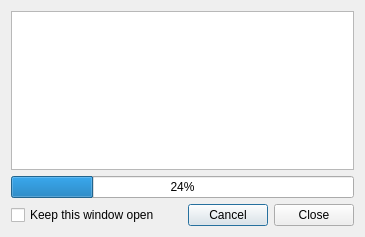
<ui version="4.0" >
 <class>qt4encodeWnd</class>
 <widget class="QDialog" name="qt4encodeWnd" >
  <property name="geometry" >
   <rect>
    <x>0</x>
    <y>0</y>
    <width>365</width>
    <height>237</height>
   </rect>
  </property>
  <property name="windowTitle" >
   <string>Encoding</string>
  </property>
  <layout class="QVBoxLayout" >
   <item>
    <widget class="QTextEdit" name="teAuthor" />
   </item>
   <item>
    <widget class="QProgressBar" name="pbEncode" >
     <property name="value" >
      <number>24</number>
     </property>
    </widget>
   </item>
   <item>
    <layout class="QHBoxLayout" >
     <item>
      <widget class="QCheckBox" name="cbKeep" >
       <property name="text" >
        <string>Keep this window open</string>
       </property>
      </widget>
     </item>
     <item>
      <spacer>
       <property name="orientation" >
        <enum>Qt::Horizontal</enum>
       </property>
       <property name="sizeHint" >
        <size>
         <width>40</width>
         <height>20</height>
        </size>
       </property>
      </spacer>
     </item>
     <item>
      <widget class="QPushButton" name="pbCancel" >
       <property name="text" >
        <string>Cancel</string>
       </property>
      </widget>
     </item>
     <item>
      <widget class="QPushButton" name="pbClose" >
       <property name="text" >
        <string>Close</string>
       </property>
      </widget>
     </item>
    </layout>
   </item>
  </layout>
 </widget>
 <resources/>
 <connections/>
</ui>
